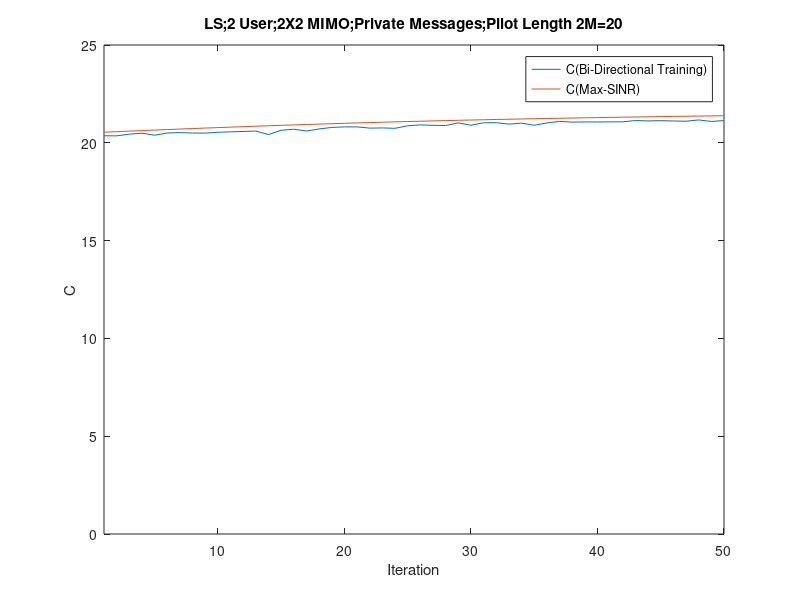

Reproduce this figure in MATLAB.
%2 user, 2X2 MIMO Channel
%Turn Off Common Channel 
%calculate MSE
%LS Filter
%add realization function
clc
clear



for k=1:2
SINR_without_stat(:,k)= zeros(100,1);
SINR_know_stat(:,k)= zeros(100,1);
end

sigma = sqrt(10^(-3));

i = 20; %FilterLength
Realization=10;


 for R=1:Realization
     
        R
        
        H{1,1}=(1/sqrt(2))*[randn(1,1)+1i*randn(1,1) randn(1,1)+1i*randn(1,1);randn(1,1)+1i*randn(1,1) randn(1,1)+1i*randn(1,1)];
        H{1,2}=0.8*(1/sqrt(2))*[randn(1,1)+1i*randn(1,1) randn(1,1)+1i*randn(1,1);randn(1,1)+1i*randn(1,1) randn(1,1)+1i*randn(1,1)];
        H{2,1}=0.8*(1/sqrt(2))*[randn(1,1)+1i*randn(1,1) randn(1,1)+1i*randn(1,1);randn(1,1)+1i*randn(1,1) randn(1,1)+1i*randn(1,1)];
        H{2,2}=(1/sqrt(2))*[randn(1,1)+1i*randn(1,1) randn(1,1)+1i*randn(1,1);randn(1,1)+1i*randn(1,1) randn(1,1)+1i*randn(1,1)];

        Z{1,1}=H{1,1}';
        Z{1,2}=H{2,1}';
        Z{2,1}=H{1,2}';
        Z{2,2}=H{2,2}';
        
        for k = 1:2
        gp(:,k)=[1;1];
        gp_w(:,k)=[1;1];
        gp(:,k)=gp(:,k)/norm(gp(:,k));
        gp_w(:,k)=gp_w(:,k)/norm(gp_w(:,k));
        end


for iteration = 1:50

    
            for k = 1:2
            gp(:,k)=gp(:,k)/norm(gp(:,k));
            gp_w(:,k)=gp_w(:,k)/norm(gp_w(:,k));
            end
            
           
            %Backward Training
            for iter1 = 1:i

                    for k =1:2
                        if rand-0.5 >= 0
                                    xp_b(k,iter1) = 1;
                                else
                                    xp_b(k,iter1) = -1;
                        end
                    end
                    
                       
                    for k = 1:2

                                neq_p(:,iter1,k) = [0;0];
                                for j = 1:2
                                    if j~=k; 
                                        neq_p(:,iter1,k) = neq_p(:,iter1,k) + Z{k,j}*gp(:,j)*xp_b(j,iter1);
                                    end
                                end

                                neq_p_w(:,:,k) = [0 0;0 0];
                                for j = 1:2
                                    if j~=k;
                                        neq_p_w(:,:,k) = neq_p_w(:,:,k) + Z{k,j}*gp_w(:,j)*gp_w(:,j)'*Z{k,j}';
                                    end
                                end
                                
                    end

                                  
                    for k = 1:2    
                                yb(:,iter1,k) = Z{k,k}*(gp(:,k)*xp_b(k,iter1))...
                                                +neq_p(:,iter1,k)...
                                                +sigma*(1/sqrt(2))*[(randn(1,1)+1i*randn(1,1));(randn(1,1)+1i*randn(1,1))];
                    end
                    
            end
           
                    for k = 1:2
                            vp_w(:,k) = inv(  Z{k,k}*gp_w(:,k)*gp_w(:,k)'*Z{k,k}'... 
                                            + neq_p_w(:,:,k)...  
                                            + eye(2)*sigma^2  ) * (Z{k,k}*gp_w(:,k)); 
                    end
            
                    for k = 1:2
                    vp(:,k)  = inv(yb(:,:,k)*yb(:,:,k)')*yb(:,:,k)*xp_b(k,:)';
                    end
            
                    for k = 1:2
                    vp(:,k)=vp(:,k)/norm(vp(:,k));
                    vp_w(:,k)=vp_w(:,k)/norm(vp_w(:,k));
                    end
                    
           
       

            %Forward Training  
            for iter2 = 1:i

                    for k = 1:2
                        if rand-0.5 >= 0
                                    xp_f(k,iter2) = 1;
                                else
                                    xp_f(k,iter2) = -1;
                        end
                    end

                    for k = 1:2

                                neq_p(:,iter2,k) = [0;0];
                                for j = 1:2
                                    if j~=k; 
                                        neq_p(:,iter2,k) = neq_p(:,iter2,k) + H{k,j}*vp(:,j)*xp_f(j,iter2);
                                    end
                                end

                                neq_p_w(:,:,k) = [0 0;0 0];
                                for j = 1:2
                                    if j~=k;
                                        neq_p_w(:,:,k) = neq_p_w(:,:,k) + H{k,j}*vp_w(:,j)*vp_w(:,j)'*H{k,j}';
                                    end
                                end

                    end
                    
                    for k = 1:2    
                    yf(:,iter2,k) = H{k,k}*(vp(:,k)*xp_f(k,iter2))...
                                    +neq_p(:,iter2,k)...
                                    +sigma*(1/sqrt(2))*[(randn(1,1)+1i*randn(1,1));(randn(1,1)+1i*randn(1,1))];
                    end
                   
            end
            
    
                for k = 1:2 
                gp_w(:,k) = inv(  H{k,k}*vp_w(:,k)*vp_w(:,k)'*H{k,k}'...
                                + neq_p_w(:,:,k)...  
                                + eye(2)*sigma^2  ) * (H{k,k}*vp_w(:,k)); 
                end

                for k = 1:2
                gp(:,k)  = inv(yf(:,:,k)*yf(:,:,k)')*yf(:,:,k)*xp_f(k,:)';
                end
                
                      
           
    
            for k = 1:2
        
                %%%%%%%%%%%
                neq_SINR_p(iteration,k) = 0;
                for j = 1:2
                    if j~=k; 
                neq_SINR_p(iteration,k) = neq_SINR_p(iteration,k) + norm(gp(:,k)'*H{k,j}*vp(:,j))^2;
                    end
                end
                %%%%%%%%%%%
                neq_SINR_p_w(iteration,k) = 0;
                for j = 1:2
                    if j~=k; 
                neq_SINR_p_w(iteration,k) = neq_SINR_p_w(iteration,k) + norm(gp_w(:,k)'*H{k,j}*vp_w(:,j))^2;
                    end
                end
        
            end
    
            for k = 1:2
            SINR_without_stat(iteration,k)= SINR_without_stat(iteration,k)+(norm(  gp(:,k)'*H{k,k}*vp(:,k) )^2/( neq_SINR_p(iteration,k) + norm( gp(:,k)'*eye(2)*sigma^2*gp(:,k) )    ))/Realization;
            SINR_know_stat(iteration,k)= SINR_know_stat(iteration,k)+(norm(   gp_w(:,k)'*H{k,k}*vp_w(:,k) )^2/( neq_SINR_p_w(iteration,k) + norm( gp_w(:,k)'*eye(2)*sigma^2*gp_w(:,k) )   ))/Realization;
            end
    
    end
           

 end
   

n=1:iteration;

plot(   n,  log2(1+SINR_without_stat(n,1))+log2(1+SINR_without_stat(n,2)), n,  log2(1+SINR_know_stat(n,1))+log2(1+SINR_know_stat(n,2)) )
legend('C(Bi-Directional Training)','C(Max-SINR)')
xlabel('Iteration')
ylabel('C')
title('LS;2 User;2X2 MIMO;Private Messages;Pilot Length 2M=20')
axis([1 iteration 0 25])


